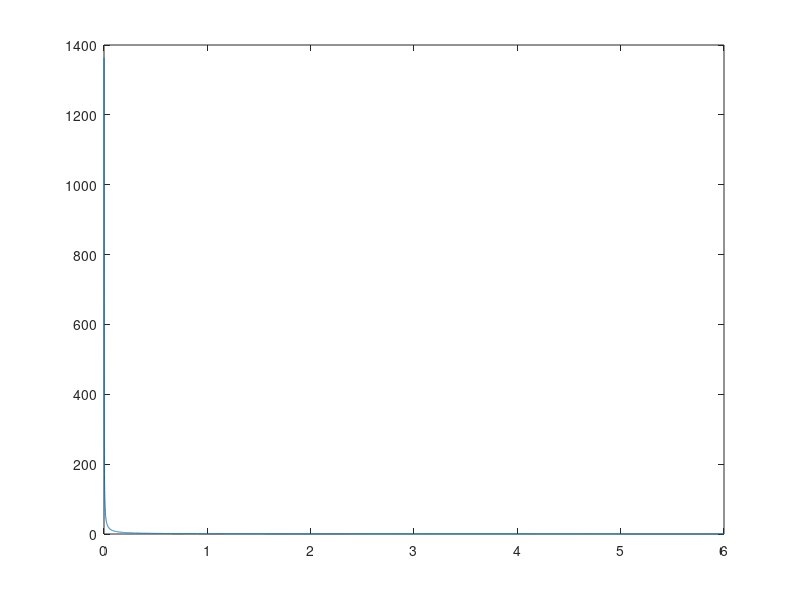

The MATLAB source for this figure: (Note: this script raises an error after producing the figure.)
S = 1;
h = 1;
E1 = 1;
E2 = 0.1*E1;
sig0 = 1;

c0 = 2*sig0/(h*E1);


C = linspace(0, 3*c0 + 1*(c0==0), 10000);

x0 = ((1-E2/E1)*sig0 + C*h*E2)./(C*(E1+E2));

figure;
plot(C, x0);
hold on
% plot(C, x0bis);
xline(c0, '--');
yline(h/2, '--');
ylim([0, 1.5*h]);

%% figure courbure-moment

M0 = C*E1*h^2/2*S;
M1 = S *( C.*x0.^2*E1 + C.*(h-x0).^2*E2 + (h-x0)*(1-E2/E1)*sig0);
M1bis = S *( C*h^2*E1*E2/(E1+E2) + h*(E1-E2)/(E1+E2)*sig0);
M = M0.*(C <= c0) + M1.*(C > c0);
Mbis = M0.*(C <= c0) + M1bis.*(C > c0);

fig = figure;
plot([flip(-C), C], [flip(-M), M], 'LineWidth', 2);
hold on
ax = gca;
ax.ColorOrderIndex = ax.ColorOrderIndex - 1;
plot([flip(-C), C], [flip(-M0), M0], '--', 'LineWidth', 2);
plot([flip(-C), C], [flip(-Mbis), Mbis], '-.', 'LineWidth', 2);
% plot( C, M2, '--');
% plot(flip(-C), flip(-M2), '--');
% xline(c0, '--');
plot(-c0*[1 1], [ax.YLim(1), -c0*E1*h^2/2*S], ':k');
plot(c0*[1 1], [ax.YLim(1), c0*E1*h^2/2*S], ':k');
xline(0, '-');
yline(0, '-');

xlim(max(C)*[-1 1]);

xticks([-c0, 0, c0]);
xticklabels({'-c_0', '0', 'c_0'});
yticks(0);
xlabel('Courbure')
ylabel('Moment')

fig.Position(3:4) = [380 300];

set(fig,'renderer','Painters');
% set(gca, 'XAxisLocation', 'origin', 'YAxisLocation', 'origin')


%% figure deformation-contrainte

sigma0 = 0.35;

fig = figure;
fig.Position(3:4) = [380 300];
plot([-1 sigma0 1], [-1 sigma0 sigma0+0.5*(1-sigma0)], 'LineWidth', 2);
hold on
ax = gca;
ax.ColorOrderIndex = ax.ColorOrderIndex - 1;
plot([-1 1], [-1 1], '--', 'LineWidth', 2);
plot([-1 sigma0], [sigma0 sigma0], ':k');
fig.Position(3:4) = [380 300];
xlim([-1 1]);
ylim(1.1*[-1 1]);
xline(0, '-');
yline(0, '-');

xlabel('Déformation')
ylabel('Contrainte')
% xlabel('\epsilon', 'FontSize', 15)
% ylabel('\sigma', 'FontSize', 15)

xticks([0]);
yticks([0 sigma0]);
yticklabels({'0', '\sigma_0'});

text((-1+sigma0)/2, (-1+sigma0)/2, 'E', 'VerticalAlignment', 'top');
text((1+sigma0)/2, sigma0+0.5*(1-sigma0)/2, 'E''', 'VerticalAlignment', 'top');
